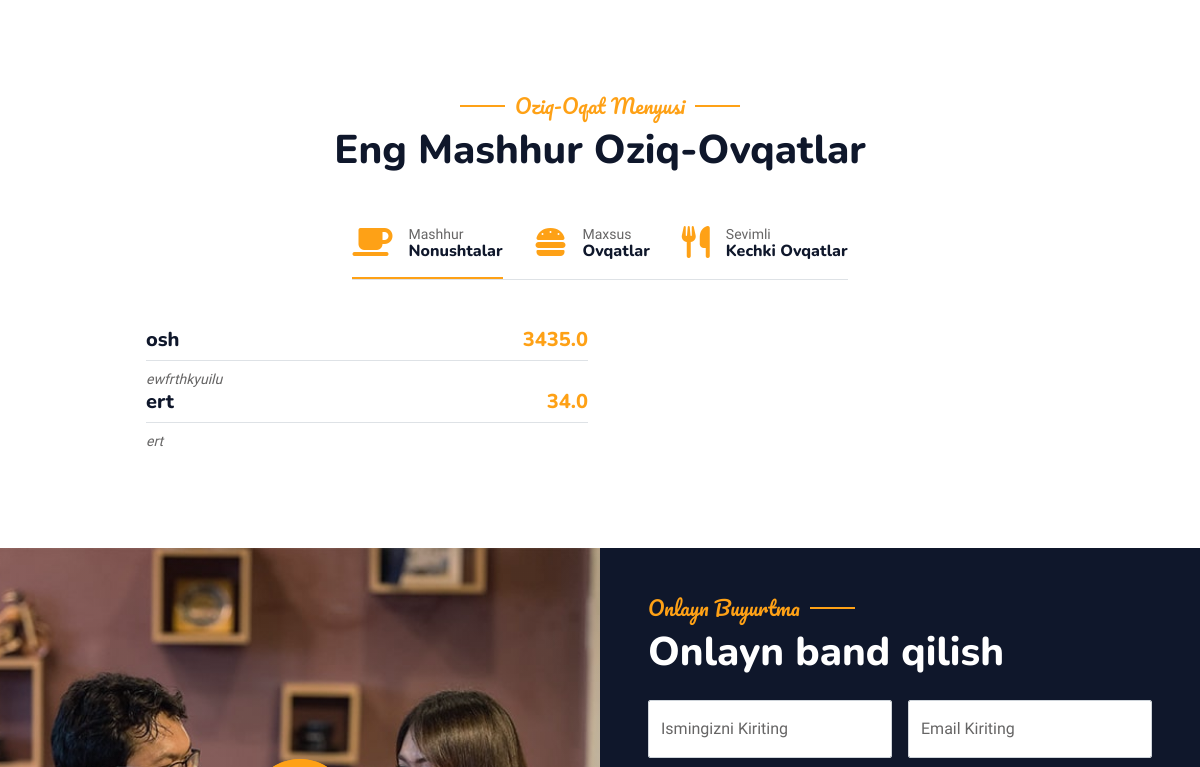
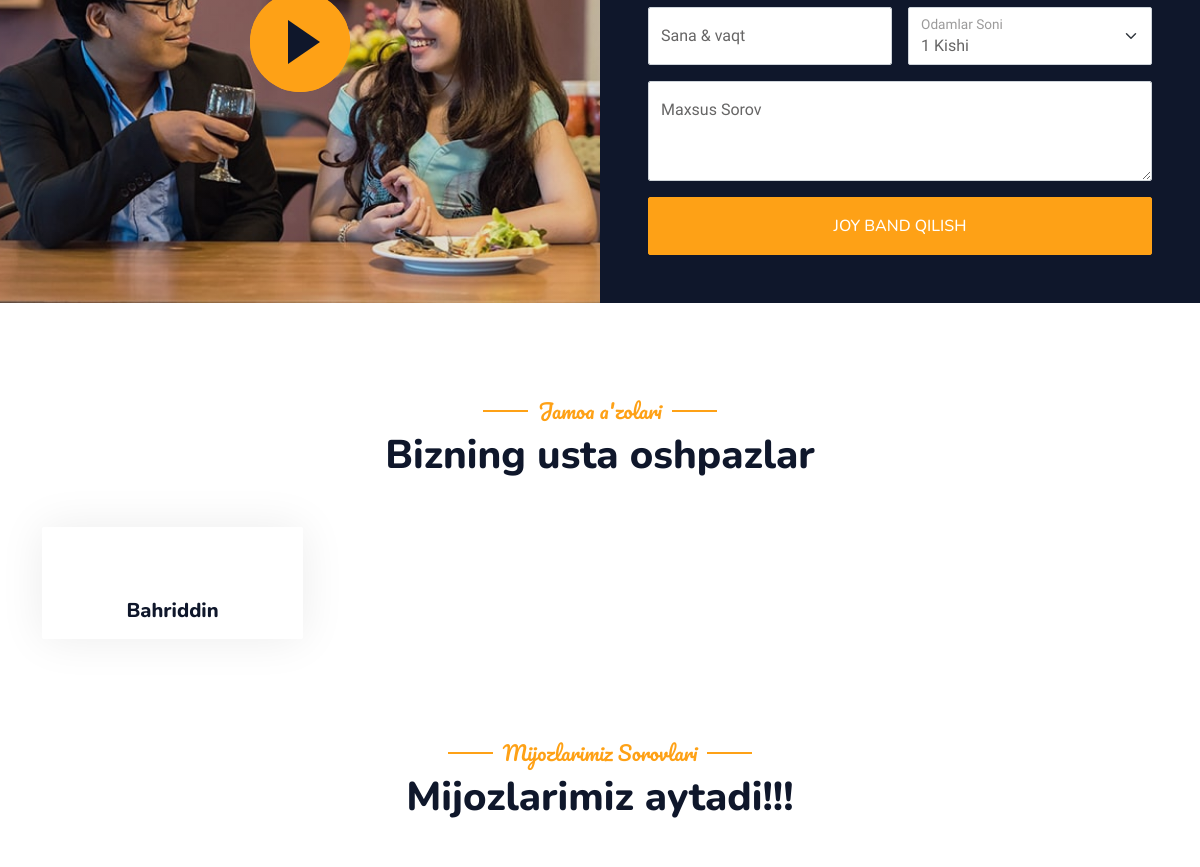
/res/home/ (middle part), run on an earlier commit of the app's database (2 pictures, top to bottom).
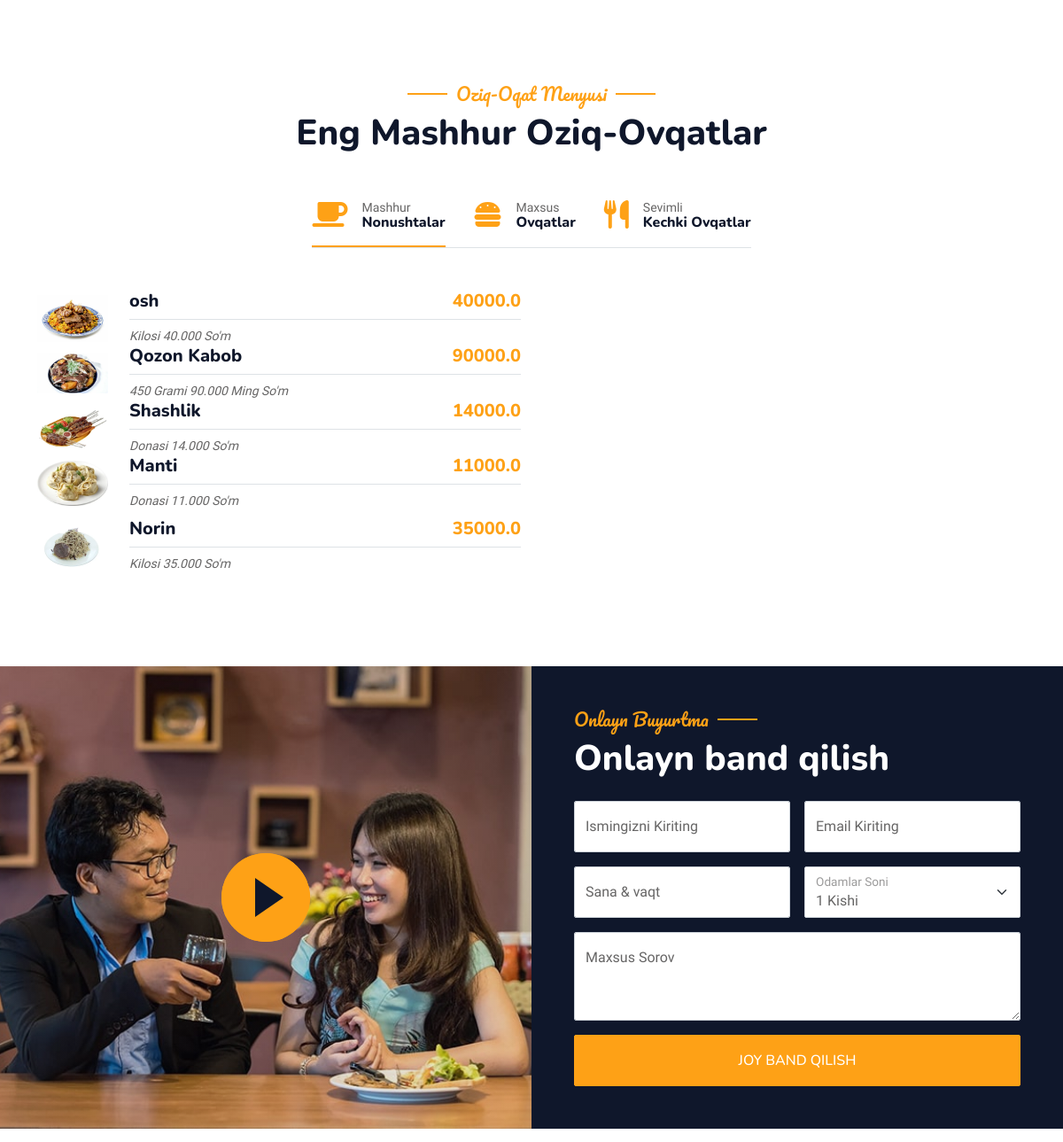
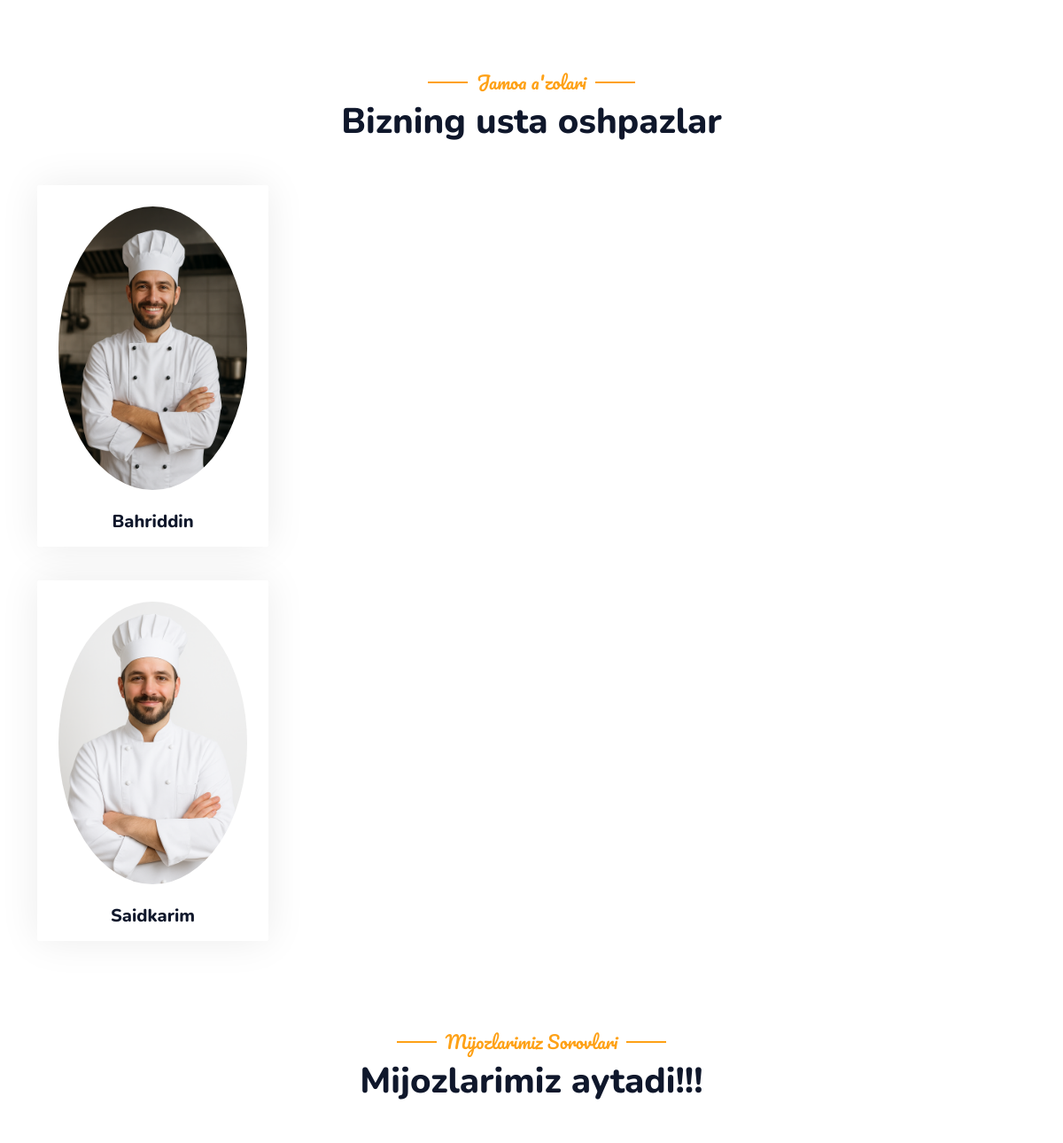
And on a later commit of the database (2 pictures, top to bottom).
### res/models.py (models this page shows)
class Food(models.Model):
    category = models.ForeignKey(Category, on_delete=models.CASCADE)
    name = models.CharField(max_length=100)
    description = models.TextField()
    price = models.FloatField()
    image = models.ImageField(upload_to='res/food/images/')

class Chefs(models.Model):
    first_name = models.CharField(max_length=100)
    image = models.ImageField(upload_to='images/', null=True, blank=True)
    twitter_link = models.URLField(null=True, blank=True)
    instagram_link = models.URLField(null=True, blank=True)
    facebook_link = models.URLField(null=True, blank=True)

### res/views.py (the view)
# urls.py: path('home/', HomeView.as_view(), name='home'),
class HomeView(View):
    def get(self, request):
        foods = Food.objects.all()
        chefs = Chefs.objects.all()
        klent = Klents.objects.all()
        context = {
            'foods': foods,
            'chefs': chefs,
            'klent': klent,
        }
        return render(request, 'res/index.html', context)

### template/res/index.html (shortened to what this page needs)
{% load static %}
<!DOCTYPE html>
<html lang="en">
<head>
    <link href="https://cdnjs.cloudflare.com/ajax/libs/font-awesome/6.5.0/css/all.min.css" rel="stylesheet">
    <link href="{% static 'res/https://cdnjs.cloudflare.com/ajax/libs/font-awesome/5.10.0/css/all.min.css' %}"
          rel="stylesheet">
    <link href="{% static 'res/https://cdn.jsdelivr.net/npm/bootstrap-icons@1.4.1/font/bootstrap-icons.css' %}"
          rel="stylesheet">
    <link href="{% static 'res/lib/animate/animate.min.css' %}" rel="stylesheet">
    <link href="{% static 'res/lib/owlcarousel/assets/owl.carousel.min.css' %}" rel="stylesheet">
    <link href="{% static 'res/lib/tempusdominus/css/tempusdominus-bootstrap-4.min.css' %}" rel="stylesheet"/>
    <link href="{% static 'res/css/bootstrap.min.css' %}" rel="stylesheet">
    <link href="{% static 'res/css/style.css' %}" rel="stylesheet">
</head>
<body>
<div class="container-xxl bg-white p-0">
    <div class="container-xxl py-5">
    </div>
    <div class="container-xxl py-5">
        <div class="container">
            <div class="text-center wow fadeInUp" data-wow-delay="0.1s">
                <h5 class="section-title ff-secondary text-center text-primary fw-normal">Oziq-Oqat Menyusi</h5>
                <h1 class="mb-5">Eng Mashhur Oziq-Ovqatlar</h1>
            </div>
            <div class="tab-class text-center wow fadeInUp" data-wow-delay="0.1s">
                <ul class="nav nav-pills d-inline-flex justify-content-center border-bottom mb-5">
                    <li class="nav-item">
                        <a class="d-flex align-items-center text-start mx-3 ms-0 pb-3 active" data-bs-toggle="pill"
                           href="#tab-1">
                            <i class="fa fa-coffee fa-2x text-primary"></i>
                            <div class="ps-3">
                                <small class="text-body">Mashhur</small>
                                <h6 class="mt-n1 mb-0">Nonushtalar</h6>
                            </div>
                        </a>
                    </li>
                    <li class="nav-item">
                        <a class="d-flex align-items-center text-start mx-3 pb-3" data-bs-toggle="pill" href="#tab-2">
                            <i class="fa fa-hamburger fa-2x text-primary"></i>
                            <div class="ps-3">
                                <small class="text-body">Maxsus</small>
                                <h6 class="mt-n1 mb-0">Ovqatlar</h6>
                            </div>
                        </a>
                    </li>
                    <li class="nav-item">
                        <a class="d-flex align-items-center text-start mx-3 me-0 pb-3" data-bs-toggle="pill"
                           href="#tab-3">
                            <i class="fa fa-utensils fa-2x text-primary"></i>
                            <div class="ps-3">
                                <small class="text-body">Sevimli</small>
                                <h6 class="mt-n1 mb-0">Kechki Ovqatlar</h6>
                            </div>
                        </a>
                    </li>
                </ul>
                <div class="tab-content">
                    {% for i in foods %}
                    <div id="tab-1" class="tab-pane fade show p-0 active">
                        <div class="row g-4">
                            <div class="col-lg-6">
                                <div class="d-flex align-items-center">
                                    <img class="flex-shrink-0 img-fluid rounded" src="{{ i.image.url }}"
                                         alt="" style="width: 80px;">
                                    <div class="w-100 d-flex flex-column text-start ps-4">
                                        <h5 class="d-flex justify-content-between border-bottom pb-2">
                                            <span>{{ i.name }}</span>
                                            <span class="text-primary">{{ i.price }}</span>
                                        </h5>
                                        <small class="fst-italic">{{ i.description }}</small>
                                    </div>
                                </div>
                            </div>
                        </div>
                    </div>
                    {% endfor %}
                </div>
            </div>
        </div>
    </div>
    <div class="container-xxl py-5 px-0 wow fadeInUp" data-wow-delay="0.1s">
        <div class="row g-0">
            <div class="col-md-6">
                <div class="video">
                    <button type="button" class="btn-play" data-bs-toggle="modal"
                            data-src="https://www.youtube.com/embed/DWRcNpR6Kdc" data-bs-target="#videoModal">
                        <span></span>
                    </button>
                </div>
            </div>
            <div class="col-md-6 bg-dark d-flex align-items-center">
                <div class="p-5 wow fadeInUp" data-wow-delay="0.2s">
                    <h5 class="section-title ff-secondary text-start text-primary fw-normal">Onlayn Buyurtma</h5>
                    <h1 class="text-white mb-4">Onlayn band qilish</h1>
                    <form>
                        <div class="row g-3">
                            <div class="col-md-6">
                                <div class="form-floating">
                                    <input type="text" class="form-control" id="name" placeholder="Your Name">
                                    <label for="name">Ismingizni Kiriting</label>
                                </div>
                            </div>
                            <div class="col-md-6">
                                <div class="form-floating">
                                    <input type="email" class="form-control" id="email" placeholder="Your Email">
                                    <label for="email">Email Kiriting</label>
                                </div>
                            </div>
                            <div class="col-md-6">
                                <div class="form-floating date" id="date3" data-target-input="nearest">
                                    <input type="text" class="form-control datetimepicker-input" id="datetime"
                                           placeholder="Date & Time" data-target="#date3" data-toggle="datetimepicker"/>
                                    <label for="datetime">Sana & vaqt</label>
                                </div>
                            </div>
                            <div class="col-md-6">
                                <div class="form-floating">
                                    <select class="form-select" id="select1">
                                        <option value="1">1 Kishi</option>
                                    </select>
                                    <label for="select1">Odamlar Soni</label>
                                </div>
                            </div>
                            <div class="col-12">
                                <div class="form-floating">
                                    <textarea class="form-control" placeholder="Special Request" id="message"
                                              style="height: 100px"></textarea>
                                    <label for="message">Maxsus Sorov</label>
                                </div>
                            </div>
                            <div class="col-12">
                                <button class="btn btn-primary w-100 py-3" type="submit">Joy Band Qilish</button>
                            </div>
                        </div>
                    </form>
                </div>
            </div>
        </div>
    </div>
    <div class="container-xxl pt-5 pb-3">
        <div class="container">
            <div class="text-center wow fadeInUp" data-wow-delay="0.1s">
                <h5 class="section-title ff-secondary text-center text-primary fw-normal">Jamoa a'zolari</h5>
                <h1 class="mb-5">Bizning usta oshpazlar</h1>
            </div>
            {% for i in chefs %}
            <div class="row g-4">
                <div class="col-lg-3 col-md-6 wow fadeInUp" data-wow-delay="0.7s">
                    <div class="team-item text-center rounded overflow-hidden">
                        <div class="rounded-circle overflow-hidden m-4">
                            <img class="img-fluid" src="{{ i.image.url }}" alt="">
                        </div>
                        <h5 class="mb-0">{{ i.first_name }}</h5>
                    </div>
                </div>
            </div>
            {% endfor %}
        </div>
    </div>
    <div class="container-xxl py-5 wow fadeInUp" data-wow-delay="0.1s">
        <div class="container">
            <div class="text-center">
                <h5 class="section-title ff-secondary text-center text-primary fw-normal">Mijozlarimiz Sorovlari</h5>
                <h1 class="mb-5">Mijozlarimiz aytadi!!!</h1>
            </div>
        </div>
    </div>
</div>

### static/res/css/style.css (style rules this page uses)
:root { --primary: #FEA116; --light: #F1F8FF; --dark: #0F172B; }
.ff-secondary { font-family: 'Pacifico', cursive; }
.btn { font-family: 'Nunito', sans-serif; font-weight: 500; text-transform: uppercase; transition: .5s; }
.btn.btn-primary, .btn.btn-secondary { color: #FFFFFF; }
.section-title { position: relative; display: inline-block; }
.section-title::before { position: absolute; content: ""; width: 45px; height: 2px; top: 50%; left: -55px; margin-top: -1px; background: var(--primary); }
.section-title::after { position: absolute; content: ""; width: 45px; height: 2px; top: 50%; right: -55px; margin-top: -1px; background: var(--primary); }
.section-title.text-start::before, .section-title.text-end::after { display: none; }
.nav-pills .nav-item .active { border-bottom: 2px solid var(--primary); }
.video { position: relative; height: 100%; min-height: 500px; background: linear-gradient(rgba(15, 23, 43, .1), rgba(15, 23, 43, .1)), url(../img/video.jpg); background-position: center center; background-repeat: no-repeat; background-size: cover; }
.video .btn-play { position: absolute; z-index: 3; top: 50%; left: 50%; transform: translateX(-50%) translateY(-50%); box-sizing: content-box; display: block; width: 32px; height: 44px; border-radius: 50%; border: none; outline: none; padding: 18px 20px 18px 28px; }
.video .btn-play:before { content: ""; position: absolute; z-index: 0; left: 50%; top: 50%; transform: translateX(-50%) translateY(-50%); display: block; width: 100px; height: 100px; background: var(--primary); border-radius: 50%; animation: pulse-border 1500ms ease-out infinite; }
.video .btn-play:after { content: ""; position: absolute; z-index: 1; left: 50%; top: 50%; transform: translateX(-50%) translateY(-50%); display: block; width: 100px; height: 100px; background: var(--primary); border-radius: 50%; transition: all 200ms; }
.video .btn-play span { display: block; position: relative; z-index: 3; width: 0; height: 0; border-left: 32px solid var(--dark); border-top: 22px solid transparent; border-bottom: 22px solid transparent; }
.team-item { box-shadow: 0 0 45px rgba(0, 0, 0, .08); height: calc(100% - 38px); transition: .5s; }
.team-item img { transition: .5s; }

What changed in the data, as far as the page shows it:
removed Food: name "ert", price "34.0", description "ert"
changed Food "osh": image: picture added; price "3435.0" → "40000.0"; description "ewfrthkyuilu" → "Kilosi 40.000 So'm"
added Food: image (picture), name "Qozon Kabob", price "90000.0", description "450 Grami 90.000 Ming So'm"
added Food: image (picture), name "Shashlik", price "14000.0", description "Donasi 14.000 So'm"
added Food: image (picture), name "Manti", price "11000.0", description "Donasi 11.000 So'm"
added Food: image (picture), name "Norin", price "35000.0", description "Kilosi 35.000 So'm"
changed Chefs "Bahriddin": image: picture added
added Chefs: image (picture), first_name "Saidkarim"
